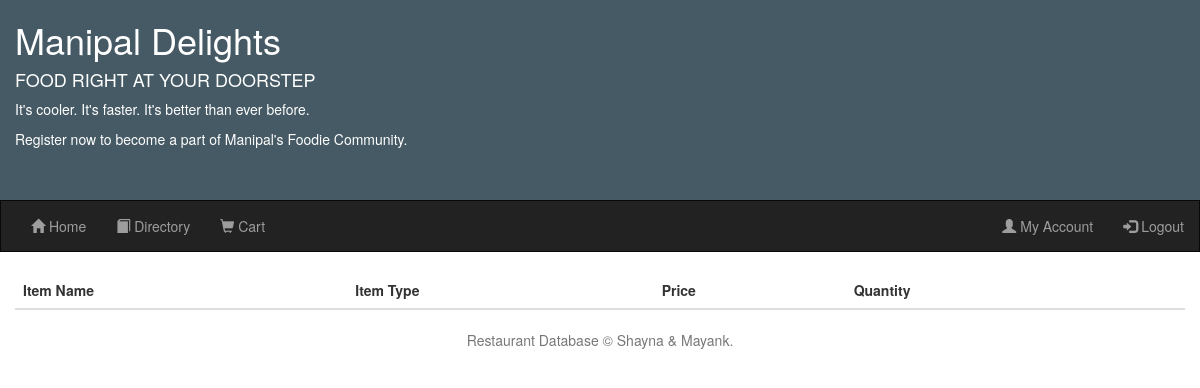
The page /delivery.php?id=2 (signed in) on the database as committed earlier.
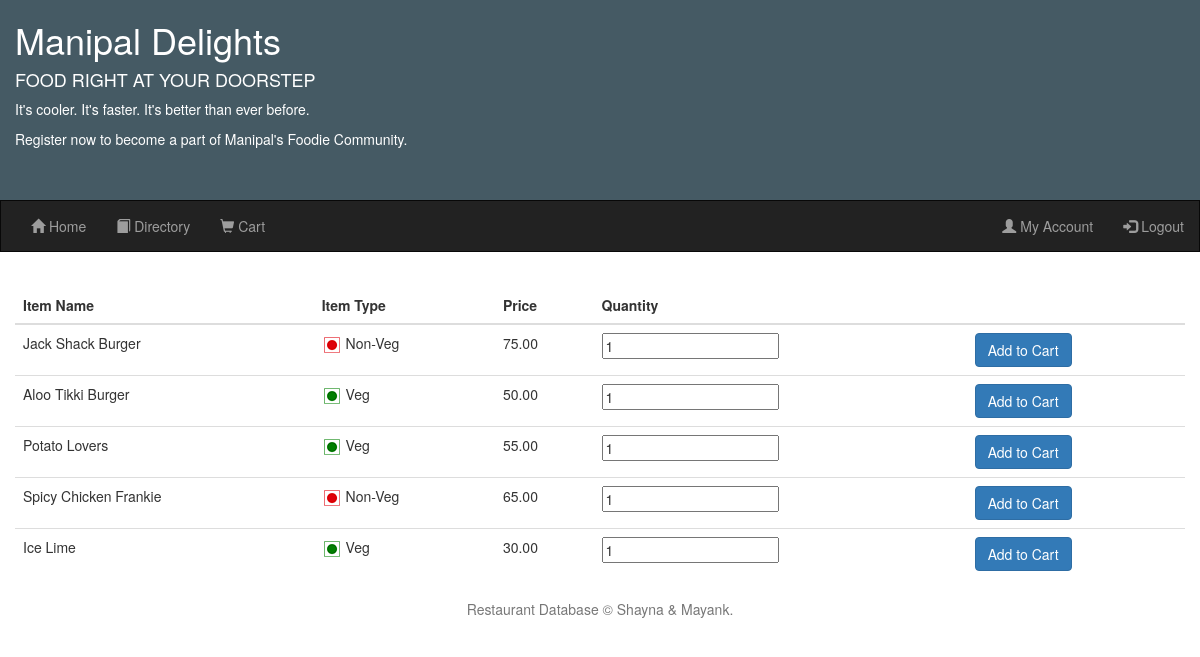
The same page on the database as committed later.
### tables this page shows
CREATE TABLE IF NOT EXISTS `product` (
  `p_id` int(11) NOT NULL AUTO_INCREMENT,
  `res_id` int(11) DEFAULT NULL,
  `name` varchar(30) DEFAULT NULL,
  `type` enum('Veg','Non-Veg') DEFAULT NULL,
  `price` decimal(10,2) DEFAULT NULL,
  PRIMARY KEY (`p_id`),
  KEY `r_id` (`res_id`)
);

### delivery.php (the view, shortened to what this page needs)
<!DOCTYPE html>
<html>
<head lang="en">
    <link rel="stylesheet" href="css/bootstrap.min.css">
    <link rel="stylesheet" href="css/waterstyle.css">
</head>
<body>
        <div class="container-fluid" style="background-color:#455a64;color:#fff;height:200px;">
            <h1>Manipal Delights</h1>
            <h4>FOOD RIGHT AT YOUR DOORSTEP</h4>
            <p>It's cooler. It's faster. It's better than ever before.</p>
            <p>Register now to become a part of Manipal's Foodie Community.</p>
        </div>
        <nav class="navbar navbar-inverse" id="topnav">
            <div class="container-fluid">
                <ul class="nav navbar-nav">
                    <li><a href="home.php"><span class="glyphicon glyphicon-home"></span> Home</a></li>
                    <li><a href="directory.php"><span class="glyphicon glyphicon-book"></span> Directory</a></li>
                    <?php
                        if(isset($_SESSION['login_user'])) {
                          echo "<li><a href=\"cart.php\"><span class=\"glyphicon glyphicon-shopping-cart\"></span> Cart</a></li>";
                        }
                    ?>
                </ul>
                <ul class="nav navbar-nav navbar-right">
        <?php
            if(isset($_SESSION['login_user'])) {
              echo "<li><a href=\"user.php\"><span class=\"glyphicon glyphicon-user\"></span> My Account</a></li>";
              echo "<li><a href=\"php/logoutHandler.php\"><span class=\"glyphicon glyphicon-log-in\"></span> Logout</a></li>";
            }
            else {
              header("Location:./login.php");
            }
        ?>
                </ul>
            </div>
        </nav>
               <div class="container-fluid">
                   <?php
                          $con = mysqli_connect("localhost", "root", "dbproject", "db_proj");
                           $id = mysqli_real_escape_string($con, $_REQUEST['id']);
                           $sql = "select * from product where res_id = $id";
                           $r_query = mysqli_query($con, $sql);
                           echo '
                           <table class="table">
                           <thead>
                             <tr>
                               <th>Item Name</th>
                               <th>Item Type</th>
                               <th>Price</th>
                               <th>Quantity</th>
                               <th></th>
                             </tr>
                           </thead>
                           <tbody>
                           ';
                           while($row = mysqli_fetch_array($r_query, MYSQLI_ASSOC)) {
                             echo '
                             <tr>
                              <form action="php/itemHandler.php" role="form" method="POST">
                                 <div class="form-group">
                                 <input type=hidden name=p_id value=' . $row['p_id'] . '>
                                 <input type=hidden name=res_id value=' . $_REQUEST['id']. '>
                                 <td>' . $row['name'] . '</td>
                                 <td><img src="assets/' . $row['type'] . '.png"/> ' . $row['type'] . '</td>
                                 <td>' . $row['price'] . '</td>
                                 <td><input type="number" name="qty" value="1" required></td>
                                 <td><button class="btn btn-primary" type="submit" name="submit" value="add">Add to Cart</button></td>
                                 </div>
                              </form>
                            </tr>
                             ';
                           }
                           echo '
                                 </tbody>
                                 </table>
                           ';
                    ?>
        <footer class="container-fluid text-center footer">
            <p class="text-muted">Restaurant Database &#169; Shayna &#38; Mayank.</p>
        </footer>
        </body>
    </html>

### css/waterstyle.css (style rules this page uses)
#topnav { border-radius: 0px !important; }

Rows that differ between the two databases and show on the page:
added product: name "Jack Shack Burger", type (picture), type "Non-Veg", price "75.00"
added product: name "Aloo Tikki Burger", type "Veg", price "50.00"
added product: name "Potato Lovers", type "Veg", price "55.00"
added product: name "Spicy Chicken Frankie", type (picture), type "Non-Veg", price "65.00"
added product: name "Ice Lime", type "Veg", price "30.00"
